Frame 1 (no input): blank canvas, image omitted
Frame 60 (no input): blank canvas, image omitted
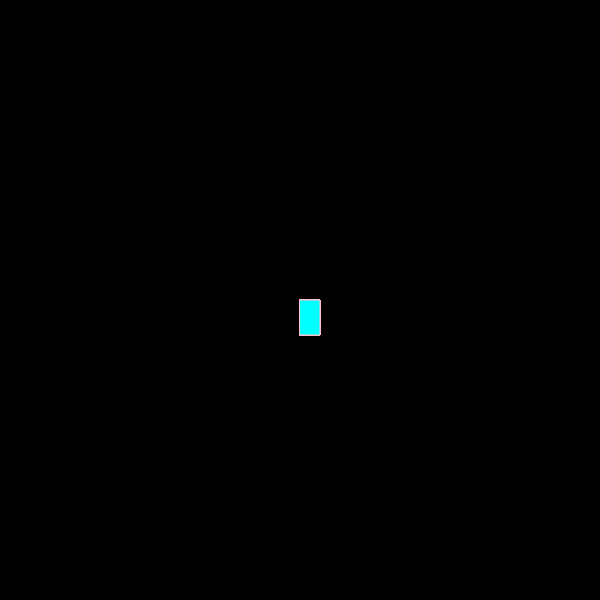
Frame 120 (the mouse pressed at the canvas centre since frame 60)

The p5.js sketch whose frames 1 and 60 were blank and that drew this single picture after the mouse press (run headless with seeded random() and noise() and a simulated clock; from frame 60 on, the mouse is pressed at the canvas centre):

// p5.js sketch
// ── sketch.js
function setup() {
  createCanvas(600, 600);
  background("black");
}

function draw() {
  stroke("pink");
  fill("cyan");
  
  if(mouseIsPressed){
  rect(mouseX, mouseY, 20, 35);
  }
  }
